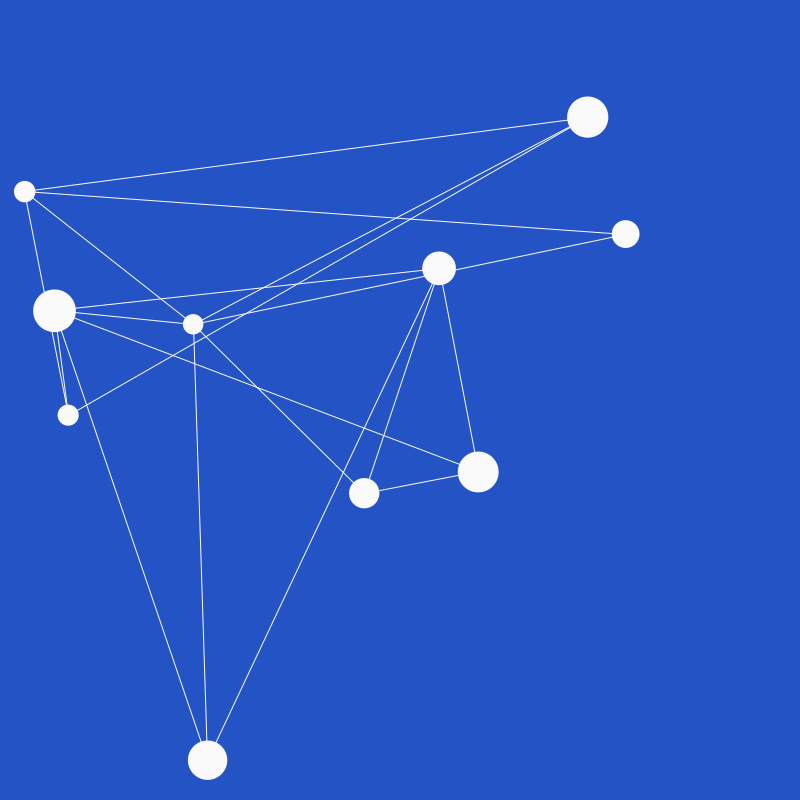
Frame 1 (no input)
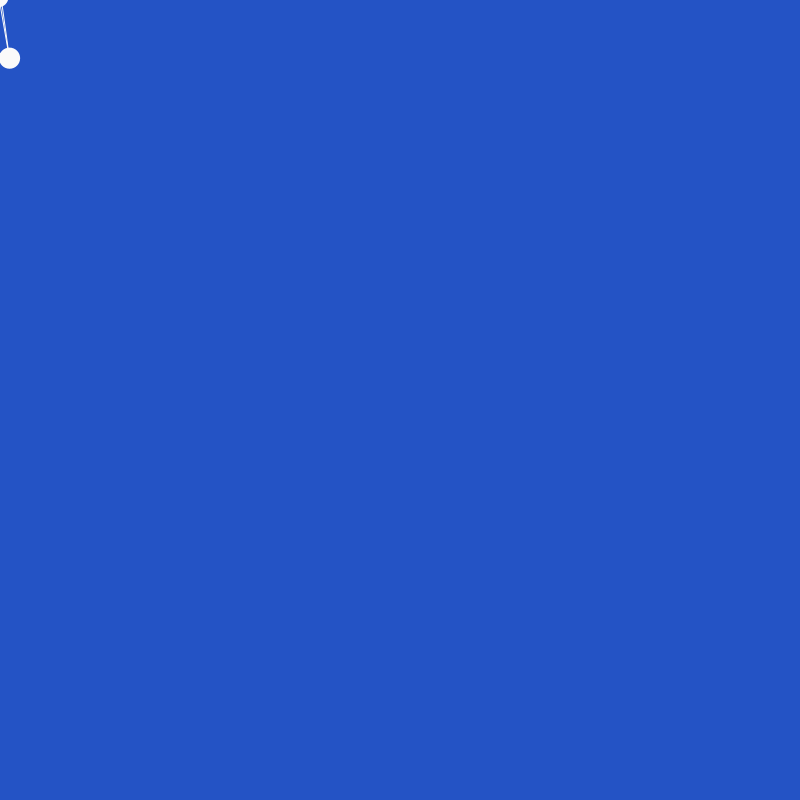
Frame 60 (the mouse pressed at the canvas centre just before this capture)
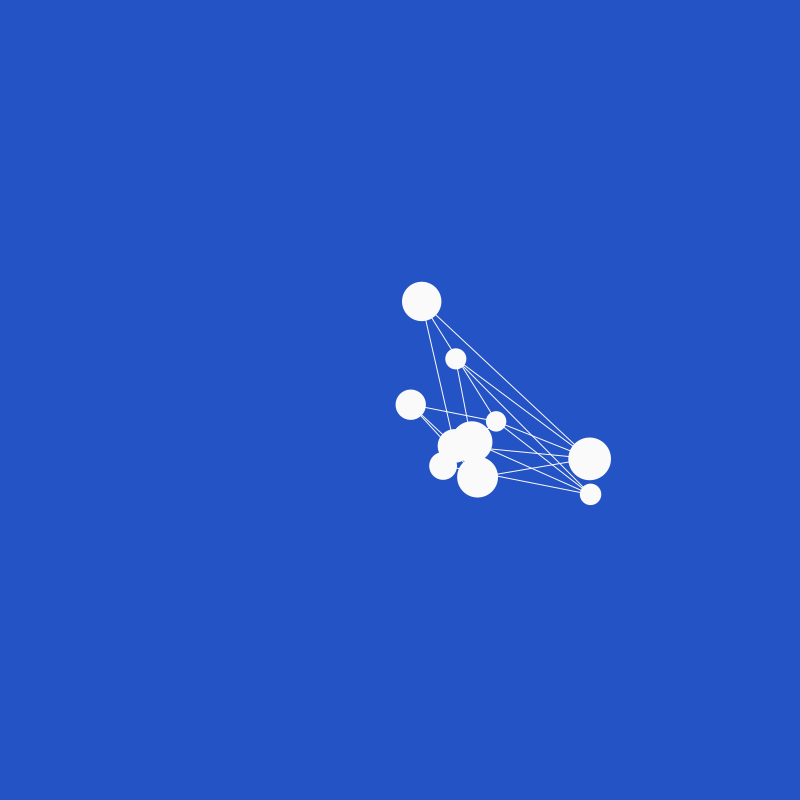
Frame 120 (the mouse held since frame 60 and released just before this capture)

The Processing sketch that drew these frames (run headless with seeded random() and noise(); from frame 60 on, the mouse is pressed at the canvas centre):

// Processing sketch: processing_113049
// ── processing_113049.pde

Waffle[] waffleArray;
int[] firstPartners;
int[] secondPartners;
int numWaffles;
float currentWaffleX;
float currentWaffleY;
float firstConnectX;
float firstConnectY;
float secondConnectX;
float secondConnectY;

void setup() {
    smooth();
    size(800, 800);

    // Number of waffles. Modify.
    numWaffles = 10;

    // Create arrays for waffle objects and partners.
    waffleArray = new Waffle[numWaffles];
    firstPartners = new int[numWaffles];
    secondPartners = new int[numWaffles];

    // Fill waffleArray with waffles.
    // Fill firstPartners and secondPartners with numbers between 0 and numWaffles.
    for (int i = 0; i < numWaffles; i++) {
        waffleArray[i] = new Waffle();
        firstPartners[i] = int(random(0, numWaffles));
        secondPartners[i] = int(random(0, numWaffles));
    }
}

void draw() {

    background(36, 83, 197);



    // Draw each waffle from the waffleArray
    for (int i = 0; i < numWaffles; i++) {
        // Why do update and display have to be in this order for syncronicity?
        // Is it conventional to arrange them this way?
        waffleArray[i].update();
        waffleArray[i].display();
    }
    
    // Connect each waffle to two other random waffles
    connect();  
}

void connect() {
    // Connect each to another two random waffles
    // For firstConnect use the values from firstPartners[i]
    // For secondConnect use the values from secondPartners[i]
    for (int i = 1; i < numWaffles; i++) {
        // Create variable for the xy pos of both the 'current' and 'previous' waffles
        // Variables created to make the code easier to follow
        currentWaffleX = waffleArray[i].currentLocation.x;
        currentWaffleY = waffleArray[i].currentLocation.y;
        firstConnectX = waffleArray[firstPartners[i]].currentLocation.x;
        firstConnectY = waffleArray[firstPartners[i]].currentLocation.y;
        secondConnectX = waffleArray[secondPartners[i]].currentLocation.x;
        secondConnectY = waffleArray[secondPartners[i]].currentLocation.y;
        // Draw the line
        stroke(250);
        line(currentWaffleX, currentWaffleY, firstConnectX, firstConnectY);
        line(currentWaffleX, currentWaffleY, secondConnectX, secondConnectY);
    }
}

class Waffle {
    float x;
    float y;
    PVector currentLocation;
    PVector location;
    PVector velocity;
    PVector acceleration;
    PVector mouse;
    float size;
    float multValue;
    float velocityLimit;

    Waffle() {

        // Isolated so better 'randomness' can be implemented.
        size = random(20, 50);
        x = width/2+random(-400, 400);
        y = height/2+random(-400, 400);
        multValue = random(.75, 1.5);
        velocityLimit = (17);


        // Set PVectors
        location = new PVector(x, y);
        velocity = new PVector(0, 0);
        acceleration = new PVector(0, 0);
        
    }

    void display() {
        noStroke();
        fill(250);
        ellipse(location.x, location.y, size, size);
    }

    // Is this the correct way to pass a PVector out of an object?
    // Is this the correct syntax for accessing the x or y value of a PVector passed out of an object.
    // PVector location() {
    //  return(location);
    // }

    void update() {
        // Set acceleration to the vector between the waffle and the mouse
        mouse = new PVector(mouseX, mouseY);
        acceleration = PVector.sub(mouse, location);

        // Normalize the vector and multiply by 0.2 (controls the magnitude of the acceleration)
        acceleration.normalize();
        acceleration.mult(multValue);

        // Update the changes
        velocity.add(acceleration);
        velocity.limit(velocityLimit);
        location.add(velocity);

        // Why do I have to do this?
        currentLocation = location.get();
        
    }
}
